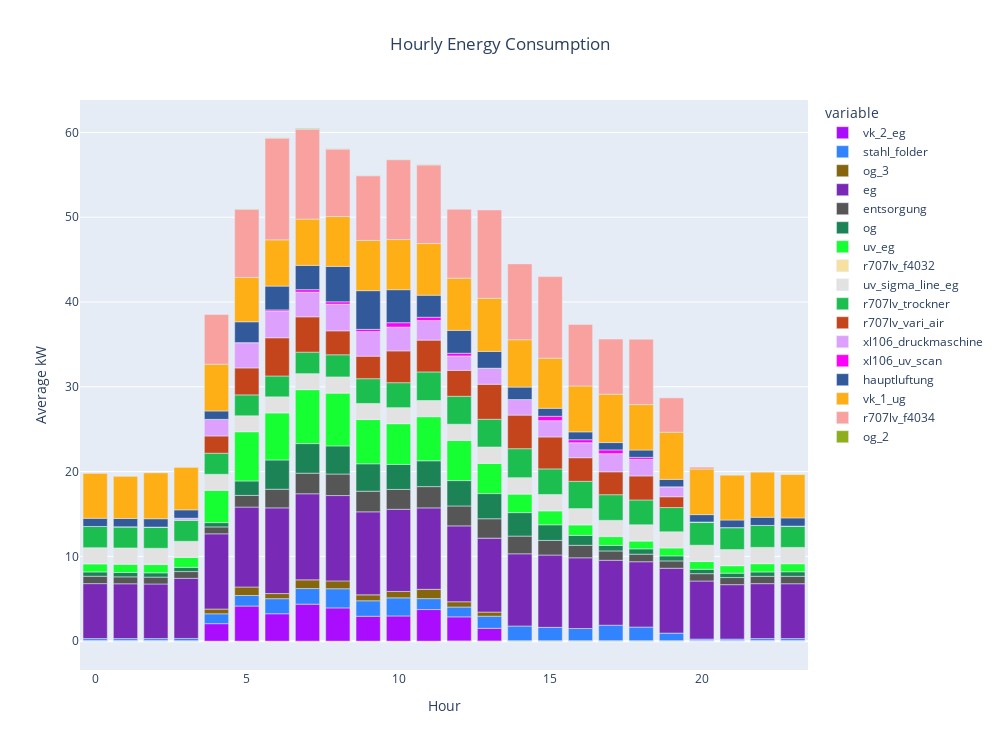

The notebook cell saved with this chart:
### Code cell
fig = px.bar(
    df, x=df.index, y=feats, 
    title="Average Energy Consumption Load",
    labels = {
        'index': 'Hour',
        'value': 'Average kW'
    }, 
    color_discrete_sequence=px.colors.qualitative.Alphabet,
    height=750,
    width=1000)
fig.update_layout(title_text='Hourly Energy Consumption', title_x=0.5)
fig.show()

### Figure 1 — Plotly figure (JSON) as saved in the notebook; plotly's stock layout.template omitted (floating-point values rounded to 4 significant figures)
{"data": [{"alignmentgroup": "True", "hovertemplate": "variable=vk_2_eg<br>Hour=%{x}<br>Average kW=%{y}<extra></extra>", "legendgroup": "vk_2_eg", "marker": {"color": "#AA0DFE", "pattern": {"shape": ""}}, "name": "vk_2_eg", "offsetgroup": "vk_2_eg", "orientation": "v", "showlegend": true, "textposition": "auto", "type": "bar", "x": [0, 1, 2, 3, 4, 5, 6, 7, 8, 9, 10, 11, 12, 13, 14, 15, 16, 17, 18, 19, 20, 21, 22, 23], "xaxis": "x", "y": [0.01999, 0.01993, 0.0199, 0.01964, 2.065, 4.144, 3.235, 4.367, 3.925, 2.94, 2.977, 3.729, 2.866, 1.516, 0.01933, 0.0194, 0.01947, 0.01945, 0.01952, 0.01973, 0.02001, 0.02009, 0.02009, 0.02005], "yaxis": "y"}, {"alignmentgroup": "True", "hovertemplate": "variable=stahl_folder<br>Hour=%{x}<br>Average kW=%{y}<extra></extra>", "legendgroup": "stahl_folder", "marker": {"color": "#3283FE", "pattern": {"shape": ""}}, "name": "stahl_folder", "offsetgroup": "stahl_folder", "orientation": "v", "showlegend": true, "textposition": "auto", "type": "bar", "x": [0, 1, 2, 3, 4, 5, 6, 7, 8, 9, 10, 11, 12, 13, 14, 15, 16, 17, 18, 19, 20, 21, 22, 23], "xaxis": "x", "y": [0.2818, 0.2814, 0.2816, 0.3029, 1.165, 1.244, 1.777, 1.838, 2.259, 1.823, 2.135, 1.291, 1.161, 1.429, 1.767, 1.609, 1.477, 1.864, 1.646, 0.9297, 0.2252, 0.2263, 0.2817, 0.2818], "yaxis": "y"}, {"alignmentgroup": "True", "hovertemplate": "variable=og_3<br>Hour=%{x}<br>Average kW=%{y}<extra></extra>", "legendgroup": "og_3", "marker": {"color": "#85660D", "pattern": {"shape": ""}}, "name": "og_3", "offsetgroup": "og_3", "orientation": "v", "showlegend": true, "textposition": "auto", "type": "bar", "x": [0, 1, 2, 3, 4, 5, 6, 7, 8, 9, 10, 11, 12, 13, 14, 15, 16, 17, 18, 19, 20, 21, 22, 23], "xaxis": "x", "y": [-0.000351, -0.0002919, -0.0003585, -0.0003143, 0.5574, 1.002, 0.6036, 1.024, 0.9249, 0.7037, 0.7544, 1.092, 0.6204, 0.4874, -0.0003988, -0.0004402, -0.0003653, -0.0004014, -0.0003811, -0.0002644, -0.0002979, -0.0003196, -0.0003125, -0.0003362], "yaxis": "y"}, {"alignmentgroup": "True", "hovertemplate": "variable=eg<br>Hour=%{x}<br>Average kW=%{y}<extra></extra>", "legendgroup": "eg", "marker": {"color": "#782AB6", "pattern": {"shape": ""}}, "name": "eg", "offsetgroup": "eg", "orientation": "v", "showlegend": true, "textposition": "auto", "type": "bar", "x": [0, 1, 2, 3, 4, 5, 6, 7, 8, 9, 10, 11, 12, 13, 14, 15, 16, 17, 18, 19, 20, 21, 22, 23], "xaxis": "x", "y": [6.488, 6.469, 6.443, 7.088, 8.876, 9.424, 10.11, 10.15, 10.07, 9.79, 9.689, 9.607, 8.95, 8.721, 8.519, 8.528, 8.338, 7.656, 7.704, 7.655, 6.848, 6.419, 6.482, 6.473], "yaxis": "y"}, {"alignmentgroup": "True", "hovertemplate": "variable=entsorgung<br>Hour=%{x}<br>Average kW=%{y}<extra></extra>", "legendgroup": "entsorgung", "marker": {"color": "#565656", "pattern": {"shape": ""}}, "name": "entsorgung", "offsetgroup": "entsorgung", "orientation": "v", "showlegend": true, "textposition": "auto", "type": "bar", "x": [0, 1, 2, 3, 4, 5, 6, 7, 8, 9, 10, 11, 12, 13, 14, 15, 16, 17, 18, 19, 20, 21, 22, 23], "xaxis": "x", "y": [0.8687, 0.8168, 0.8106, 0.7962, 0.8134, 1.38, 2.198, 2.429, 2.539, 2.431, 2.343, 2.509, 2.348, 2.286, 2.088, 1.729, 1.473, 1.102, 0.8902, 0.8624, 0.8683, 0.8384, 0.8646, 0.8755], "yaxis": "y"}, {"alignmentgroup": "True", "hovertemplate": "variable=og<br>Hour=%{x}<br>Average kW=%{y}<extra></extra>", "legendgroup": "og", "marker": {"color": "#1C8356", "pattern": {"shape": ""}}, "name": "og", "offsetgroup": "og", "orientation": "v", "showlegend": true, "textposition": "auto", "type": "bar", "x": [0, 1, 2, 3, 4, 5, 6, 7, 8, 9, 10, 11, 12, 13, 14, 15, 16, 17, 18, 19, 20, 21, 22, 23], "xaxis": "x", "y": [0.5105, 0.5099, 0.5034, 0.4984, 0.5059, 1.704, 3.451, 3.492, 3.319, 3.235, 2.948, 3.046, 2.994, 2.968, 2.768, 1.841, 1.171, 0.6524, 0.6316, 0.5957, 0.5168, 0.5164, 0.5202, 0.5358], "yaxis": "y"}, {"alignmentgroup": "True", "hovertemplate": "variable=uv_eg<br>Hour=%{x}<br>Average kW=%{y}<extra></extra>", "legendgroup": "uv_eg", "marker": {"color": "#16FF32", "pattern": {"shape": ""}}, "name": "uv_eg", "offsetgroup": "uv_eg", "orientation": "v", "showlegend": true, "textposition": "auto", "type": "bar", "x": [0, 1, 2, 3, 4, 5, 6, 7, 8, 9, 10, 11, 12, 13, 14, 15, 16, 17, 18, 19, 20, 21, 22, 23], "xaxis": "x", "y": [0.9362, 0.973, 0.9731, 1.168, 3.807, 5.806, 5.552, 6.355, 6.223, 5.212, 4.8, 5.201, 4.725, 3.569, 2.191, 1.64, 1.236, 1.038, 0.9194, 0.9305, 0.9098, 0.8745, 0.9656, 0.9411], "yaxis": "y"}, {"alignmentgroup": "True", "hovertemplate": "variable=r707lv_f4032<br>Hour=%{x}<br>Average kW=%{y}<extra></extra>", "legendgroup": "r707lv_f4032", "marker": {"color": "#F7E1A0", "pattern": {"shape": ""}}, "name": "r707lv_f4032", "offsetgroup": "r707lv_f4032", "orientation": "v", "showlegend": true, "textposition": "auto", "type": "bar", "x": [0, 1, 2, 3, 4, 5, 6, 7, 8, 9, 10, 11, 12, 13, 14, 15, 16, 17, 18, 19, 20, 21, 22, 23], "xaxis": "x", "y": [0.05522, 0.05513, 0.05516, 0.04877, 0.02489, 0.01898, 0.02745, 0.02577, 0.03409, 0.02773, 0.03173, 0.01718, 0.02751, 0.03226, 0.03308, 0.03674, 0.03458, 0.04144, 0.03758, 0.0448, 0.05511, 0.05553, 0.05556, 0.05534], "yaxis": "y"}, {"alignmentgroup": "True", "hovertemplate": "variable=uv_sigma_line_eg<br>Hour=%{x}<br>Average kW=%{y}<extra></extra>", "legendgroup": "uv_sigma_line_eg", "marker": {"color": "#E2E2E2", "pattern": {"shape": ""}}, "name": "uv_sigma_line_eg", "offsetgroup": "uv_sigma_line_eg", "orientation": "v", "showlegend": true, "textposition": "auto", "type": "bar", "x": [0, 1, 2, 3, 4, 5, 6, 7, 8, 9, 10, 11, 12, 13, 14, 15, 16, 17, 18, 19, 20, 21, 22, 23], "xaxis": "x", "y": [1.866, 1.871, 1.87, 1.861, 1.871, 1.864, 1.864, 1.868, 1.875, 1.874, 1.868, 1.894, 1.897, 1.895, 1.9, 1.901, 1.89, 1.879, 1.882, 1.866, 1.877, 1.859, 1.874, 1.875], "yaxis": "y"}, {"alignmentgroup": "True", "hovertemplate": "variable=r707lv_trockner<br>Hour=%{x}<br>Average kW=%{y}<extra></extra>", "legendgroup": "r707lv_trockner", "marker": {"color": "#1CBE4F", "pattern": {"shape": ""}}, "name": "r707lv_trockner", "offsetgroup": "r707lv_trockner", "orientation": "v", "showlegend": true, "textposition": "auto", "type": "bar", "x": [0, 1, 2, 3, 4, 5, 6, 7, 8, 9, 10, 11, 12, 13, 14, 15, 16, 17, 18, 19, 20, 21, 22, 23], "xaxis": "x", "y": [2.499, 2.495, 2.495, 2.489, 2.483, 2.461, 2.461, 2.53, 2.614, 2.922, 2.941, 3.368, 3.293, 3.267, 3.416, 3.015, 3.213, 3.025, 2.924, 2.86, 2.726, 2.583, 2.581, 2.509], "yaxis": "y"}, {"alignmentgroup": "True", "hovertemplate": "variable=r707lv_vari_air<br>Hour=%{x}<br>Average kW=%{y}<extra></extra>", "legendgroup": "r707lv_vari_air", "marker": {"color": "#C4451C", "pattern": {"shape": ""}}, "name": "r707lv_vari_air", "offsetgroup": "r707lv_vari_air", "orientation": "v", "showlegend": true, "textposition": "auto", "type": "bar", "x": [0, 1, 2, 3, 4, 5, 6, 7, 8, 9, 10, 11, 12, 13, 14, 15, 16, 17, 18, 19, 20, 21, 22, 23], "xaxis": "x", "y": [0.002952, 0.002943, 0.002951, 0.002949, 2.035, 3.181, 4.51, 4.174, 2.823, 2.655, 3.751, 3.753, 3.057, 4.128, 3.962, 3.769, 2.787, 2.699, 2.836, 1.27, 0.008775, 0.005898, 0.002964, 0.002952], "yaxis": "y"}, {"alignmentgroup": "True", "hovertemplate": "variable=xl106_druckmaschine<br>Hour=%{x}<br>Average kW=%{y}<extra></extra>", "legendgroup": "xl106_druckmaschine", "marker": {"color": "#DEA0FD", "pattern": {"shape": ""}}, "name": "xl106_druckmaschine", "offsetgroup": "xl106_druckmaschine", "orientation": "v", "showlegend": true, "textposition": "auto", "type": "bar", "x": [0, 1, 2, 3, 4, 5, 6, 7, 8, 9, 10, 11, 12, 13, 14, 15, 16, 17, 18, 19, 20, 21, 22, 23], "xaxis": "x", "y": [-4.463e-05, -4.98e-05, -4.148e-05, 0.2287, 1.955, 2.98, 3.126, 2.908, 3.14, 2.902, 2.809, 2.307, 1.698, 1.896, 1.833, 1.921, 1.765, 2.142, 1.956, 1.173, -5.393e-05, -4.993e-05, -4.762e-05, -4.691e-05], "yaxis": "y"}, {"alignmentgroup": "True", "hovertemplate": "variable=xl106_uv_scan<br>Hour=%{x}<br>Average kW=%{y}<extra></extra>", "legendgroup": "xl106_uv_scan", "marker": {"color": "#FE00FA", "pattern": {"shape": ""}}, "name": "xl106_uv_scan", "offsetgroup": "xl106_uv_scan", "orientation": "v", "showlegend": true, "textposition": "auto", "type": "bar", "x": [0, 1, 2, 3, 4, 5, 6, 7, 8, 9, 10, 11, 12, 13, 14, 15, 16, 17, 18, 19, 20, 21, 22, 23], "xaxis": "x", "y": [7.125e-05, 7.054e-05, 6.524e-05, 0.0001097, 0.0009771, 0.001763, 0.1541, 0.2939, 0.2828, 0.2609, 0.5148, 0.3923, 0.3227, 0.00112, 0.001033, 0.5146, 0.357, 0.4411, 0.236, 0.0006179, 8.407e-05, 7.4e-05, 6.839e-05, 6.3e-05], "yaxis": "y"}, {"alignmentgroup": "True", "hovertemplate": "variable=hauptluftung<br>Hour=%{x}<br>Average kW=%{y}<extra></extra>", "legendgroup": "hauptluftung", "marker": {"color": "#325A9B", "pattern": {"shape": ""}}, "name": "hauptluftung", "offsetgroup": "hauptluftung", "orientation": "v", "showlegend": true, "textposition": "auto", "type": "bar", "x": [0, 1, 2, 3, 4, 5, 6, 7, 8, 9, 10, 11, 12, 13, 14, 15, 16, 17, 18, 19, 20, 21, 22, 23], "xaxis": "x", "y": [0.9686, 0.9767, 0.987, 0.9873, 0.9934, 2.462, 2.812, 2.861, 4.176, 4.563, 3.894, 2.597, 2.697, 1.98, 1.469, 0.9436, 0.9257, 0.8663, 0.8609, 0.8743, 0.8727, 0.8927, 0.9664, 0.9717], "yaxis": "y"}, {"alignmentgroup": "True", "hovertemplate": "variable=vk_1_ug<br>Hour=%{x}<br>Average kW=%{y}<extra></extra>", "legendgroup": "vk_1_ug", "marker": {"color": "#FEAF16", "pattern": {"shape": ""}}, "name": "vk_1_ug", "offsetgroup": "vk_1_ug", "orientation": "v", "showlegend": true, "textposition": "auto", "type": "bar", "x": [0, 1, 2, 3, 4, 5, 6, 7, 8, 9, 10, 11, 12, 13, 14, 15, 16, 17, 18, 19, 20, 21, 22, 23], "xaxis": "x", "y": [5.324, 5.005, 5.436, 5.042, 5.51, 5.232, 5.457, 5.461, 5.878, 5.923, 5.917, 6.095, 6.16, 6.263, 5.587, 5.912, 5.414, 5.7, 5.36, 5.557, 5.379, 5.317, 5.349, 5.146], "yaxis": "y"}, {"alignmentgroup": "True", "hovertemplate": "variable=r707lv_f4034<br>Hour=%{x}<br>Average kW=%{y}<extra></extra>", "legendgroup": "r707lv_f4034", "marker": {"color": "#F8A19F", "pattern": {"shape": ""}}, "name": "r707lv_f4034", "offsetgroup": "r707lv_f4034", "orientation": "v", "showlegend": true, "textposition": "auto", "type": "bar", "x": [0, 1, 2, 3, 4, 5, 6, 7, 8, 9, 10, 11, 12, 13, 14, 15, 16, 17, 18, 19, 20, 21, 22, 23], "xaxis": "x", "y": [0.002947, 0.002999, 0.002994, 0.003141, 5.903, 8.042, 12.0, 10.6, 7.968, 7.634, 9.42, 9.271, 8.119, 10.42, 8.943, 9.622, 7.239, 6.5, 7.701, 4.056, 0.2195, 0.003119, 0.003115, 0.003001], "yaxis": "y"}, {"alignmentgroup": "True", "hovertemplate": "variable=og_2<br>Hour=%{x}<br>Average kW=%{y}<extra></extra>", "legendgroup": "og_2", "marker": {"color": "#90AD1C", "pattern": {"shape": ""}}, "name": "og_2", "offsetgroup": "og_2", "orientation": "v", "showlegend": true, "textposition": "auto", "type": "bar", "x": [0, 1, 2, 3, 4, 5, 6, 7, 8, 9, 10, 11, 12, 13, 14, 15, 16, 17, 18, 19, 20, 21, 22, 23], "xaxis": "x", "y": [-0.008692, -0.008653, -0.008958, -0.007716, 0.008164, 0.03303, 0.02593, 0.08096, 0.02235, 0.02979, 0.02636, 0.03524, -0.01528, -0.03849, -0.03548, -0.03786, -0.03123, -0.02801, -0.03122, -0.02099, -0.009782, -0.00909, -0.009086, -0.008926], "yaxis": "y"}], "layout": {"barmode": "relative", "height": 750, "legend": {"title": {"text": "variable"}, "tracegroupgap": 0}, "title": {"text": "Hourly Energy Consumption", "x": 0.5}, "width": 1000, "xaxis": {"anchor": "y", "domain": [0, 1], "title": {"text": "Hour"}}, "yaxis": {"anchor": "x", "domain": [0, 1], "title": {"text": "Average kW"}}}}
